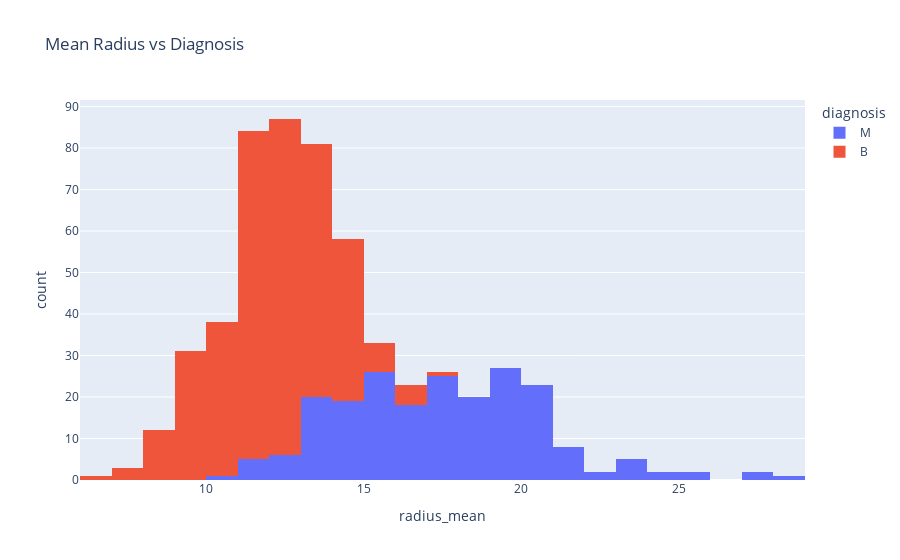

The cell this chart's notebook holds for it:
### Code cell
px.histogram(raw_df, x = 'radius_mean', title = 'Mean Radius vs Diagnosis', color = 'diagnosis')

### Figure 1 — Plotly figure (JSON) as saved in the notebook; plotly's stock layout.template omitted (floating-point values rounded to 4 significant figures; data arrays with more than 128 entries replaced by an {"elided": "..."} marker saying what was removed)
{"data": [{"alignmentgroup": "True", "bingroup": "x", "hovertemplate": "diagnosis=M<br>radius_mean=%{x}<br>count=%{y}<extra></extra>", "legendgroup": "M", "marker": {"color": "#636efa", "pattern": {"shape": ""}}, "name": "M", "offsetgroup": "M", "orientation": "v", "showlegend": true, "type": "histogram", "x": {"elided": "212 float values"}, "xaxis": "x", "yaxis": "y"}, {"alignmentgroup": "True", "bingroup": "x", "hovertemplate": "diagnosis=B<br>radius_mean=%{x}<br>count=%{y}<extra></extra>", "legendgroup": "B", "marker": {"color": "#EF553B", "pattern": {"shape": ""}}, "name": "B", "offsetgroup": "B", "orientation": "v", "showlegend": true, "type": "histogram", "x": {"elided": "357 float values"}, "xaxis": "x", "yaxis": "y"}], "layout": {"barmode": "relative", "legend": {"title": {"text": "diagnosis"}, "tracegroupgap": 0}, "title": {"text": "Mean Radius vs Diagnosis"}, "xaxis": {"anchor": "y", "domain": [0, 1], "title": {"text": "radius_mean"}}, "yaxis": {"anchor": "x", "domain": [0, 1], "title": {"text": "count"}}}}
